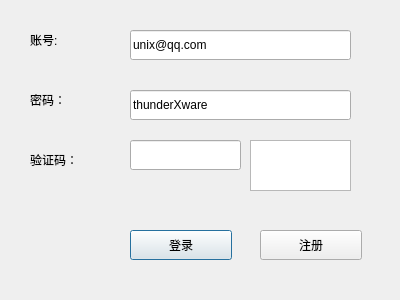
<?xml version="1.0" encoding="UTF-8"?>
<ui version="4.0">
 <class>LoginUI</class>
 <widget class="QDialog" name="LoginUI">
  <property name="geometry">
   <rect>
    <x>0</x>
    <y>0</y>
    <width>400</width>
    <height>300</height>
   </rect>
  </property>
  <property name="windowTitle">
   <string>Dialog</string>
  </property>
  <widget class="QLabel" name="label">
   <property name="geometry">
    <rect>
     <x>30</x>
     <y>30</y>
     <width>69</width>
     <height>20</height>
    </rect>
   </property>
   <property name="text">
    <string>账号:</string>
   </property>
  </widget>
  <widget class="QLabel" name="label_2">
   <property name="geometry">
    <rect>
     <x>30</x>
     <y>90</y>
     <width>69</width>
     <height>20</height>
    </rect>
   </property>
   <property name="text">
    <string>密码：</string>
   </property>
  </widget>
  <widget class="QLineEdit" name="lineEdituserName">
   <property name="geometry">
    <rect>
     <x>130</x>
     <y>30</y>
     <width>221</width>
     <height>30</height>
    </rect>
   </property>
   <property name="text">
    <string>unix@qq.com</string>
   </property>
  </widget>
  <widget class="QLineEdit" name="lineEditPassword">
   <property name="geometry">
    <rect>
     <x>130</x>
     <y>90</y>
     <width>221</width>
     <height>30</height>
    </rect>
   </property>
   <property name="text">
    <string>thunderXware</string>
   </property>
  </widget>
  <widget class="QPushButton" name="pushButtonLogin">
   <property name="geometry">
    <rect>
     <x>130</x>
     <y>230</y>
     <width>102</width>
     <height>30</height>
    </rect>
   </property>
   <property name="text">
    <string>登录</string>
   </property>
  </widget>
  <widget class="QPushButton" name="pushButtonRegister">
   <property name="geometry">
    <rect>
     <x>260</x>
     <y>230</y>
     <width>102</width>
     <height>30</height>
    </rect>
   </property>
   <property name="text">
    <string>注册</string>
   </property>
  </widget>
  <widget class="QLabel" name="label_3">
   <property name="geometry">
    <rect>
     <x>30</x>
     <y>150</y>
     <width>69</width>
     <height>20</height>
    </rect>
   </property>
   <property name="text">
    <string>验证码：</string>
   </property>
  </widget>
  <widget class="QLineEdit" name="lineEditPassword_2">
   <property name="geometry">
    <rect>
     <x>130</x>
     <y>140</y>
     <width>111</width>
     <height>30</height>
    </rect>
   </property>
   <property name="text">
    <string/>
   </property>
  </widget>
  <widget class="QGraphicsView" name="graphicsView">
   <property name="geometry">
    <rect>
     <x>250</x>
     <y>140</y>
     <width>101</width>
     <height>51</height>
    </rect>
   </property>
  </widget>
 </widget>
 <resources/>
 <connections/>
</ui>
